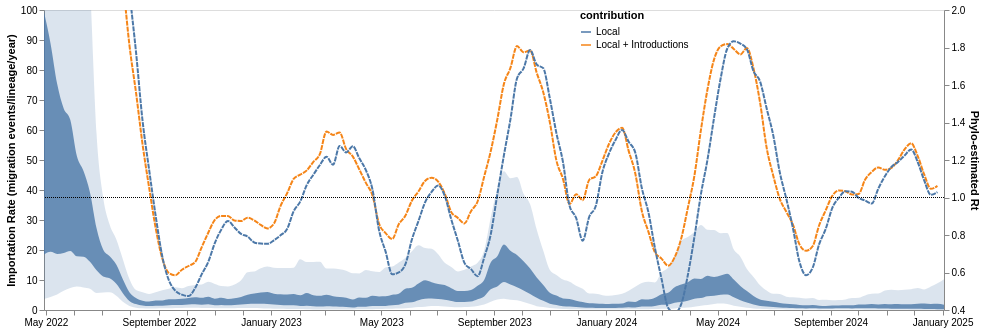

The notebook cell saved with this chart:
### Code cell
alt.layer(mig_plot, line_rt).resolve_scale(y= "independent")

### Figure 1 — Vega-Lite specification as saved in the notebook (floating-point values rounded to 4 significant figures; data arrays with more than 128 entries replaced by an {"elided": "..."} marker saying what was removed)
{"config": {"view": {"continuousWidth": 400, "continuousHeight": 300}}, "layer": [{"layer": [{"mark": {"type": "area", "interpolate": "monotone", "opacity": 0.8}, "encoding": {"x": {"axis": {"format": "%B %Y", "grid": false, "tickCount": "month", "title": ""}, "field": "date", "type": "temporal"}, "y": {"axis": {"grid": false, "title": "Importation Rate (migration events/lineage/year)"}, "field": "lower_hpd_linear_50", "type": "quantitative"}, "y2": {"field": "upper_hpd_linear_50"}}, "height": 300, "width": 900}, {"mark": {"type": "area", "clip": true, "interpolate": "monotone", "opacity": 0.2}, "encoding": {"x": {"axis": {"format": "%B %Y", "grid": false, "tickCount": "month", "title": ""}, "field": "date", "type": "temporal"}, "y": {"axis": {"grid": false, "title": "Importation Rate (migration events/lineage/year)"}, "field": "lower_hpd_linear", "scale": {"domain": [0, 100]}, "type": "quantitative"}, "y2": {"field": "upper_hpd_linear"}}, "height": 300, "width": 900}], "data": {"name": "data-d4ac505f40fdefe5b7bc42c3807764ec"}}, {"layer": [{"data": {"name": "data-cfe8bd8538bdff497cb8dde7517f0f07"}, "mark": {"type": "line", "clip": true, "interpolate": "monotone", "opacity": 1, "strokeDash": [5, 1]}, "encoding": {"color": {"field": "contribution", "legend": {"labelLimit": 400, "offset": -400}, "type": "nominal"}, "x": {"axis": {"format": "%B %Y", "grid": false, "tickCount": "month", "title": ""}, "field": "date", "type": "temporal"}, "y": {"axis": {"grid": false, "title": "Phylo-estimated Rt"}, "field": "mean_percent_MA", "scale": {"domain": [0.5, 2]}, "type": "quantitative"}}, "height": 300, "width": 900}, {"data": {"name": "data-0f80976e06af035141dd0a0f11df9332"}, "mark": {"type": "rule", "strokeDash": [1, 1]}, "encoding": {"y": {"field": "y", "type": "quantitative"}}, "height": 300, "width": 900}]}], "resolve": {"scale": {"y": "independent"}}, "$schema": "https://vega.github.io/schema/vega-lite/v4.17.0.json", "datasets": {"data-d4ac505f40fdefe5b7bc42c3807764ec": {"elided": "138 records"}, "data-cfe8bd8538bdff497cb8dde7517f0f07": {"elided": "262 records"}, "data-0f80976e06af035141dd0a0f11df9332": [{"y": 1.0}]}}
